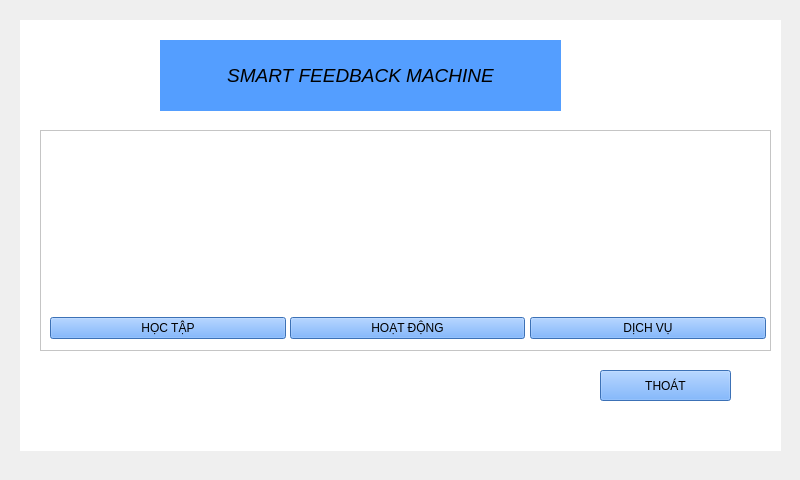
<?xml version="1.0" encoding="UTF-8"?>
<ui version="4.0">
 <class>welcome_page</class>
 <widget class="QWidget" name="welcome_page">
  <property name="geometry">
   <rect>
    <x>0</x>
    <y>0</y>
    <width>800</width>
    <height>480</height>
   </rect>
  </property>
  <property name="windowTitle">
   <string>Form</string>
  </property>
  <widget class="QStackedWidget" name="stackedWidget">
   <property name="geometry">
    <rect>
     <x>20</x>
     <y>20</y>
     <width>761</width>
     <height>431</height>
    </rect>
   </property>
   <property name="styleSheet">
    <string notr="true">background-color: #ffffff</string>
   </property>
   <widget class="QWidget" name="page">
    <widget class="QLabel" name="name_uni_3">
     <property name="geometry">
      <rect>
       <x>140</x>
       <y>20</y>
       <width>401</width>
       <height>71</height>
      </rect>
     </property>
     <property name="styleSheet">
      <string notr="true">background-color: #549eff;
font: 75 italic 12pt &quot;Sans&quot;;</string>
     </property>
     <property name="text">
      <string>&lt;!DOCTYPE HTML PUBLIC &quot;-//W3C//DTD HTML 4.0//EN&quot; &quot;http://www.w3.org/TR/REC-html40/strict.dtd&quot;&gt;
&lt;html&gt;&lt;head&gt;&lt;meta name=&quot;qrichtext&quot; content=&quot;1&quot; /&gt;&lt;style type=&quot;text/css&quot;&gt;
p, li { white-space: pre-wrap; }
&lt;/style&gt;&lt;/head&gt;&lt;body style=&quot; font-family:'Sans'; font-size:12pt; font-weight:72; font-style:italic;&quot;&gt;
&lt;p align=&quot;center&quot; style=&quot; margin-top:0px; margin-bottom:0px; margin-left:0px; margin-right:0px; -qt-block-indent:0; text-indent:0px;&quot;&gt;&lt;span style=&quot; font-family:'Ubuntu'; font-size:14pt; font-weight:400;&quot;&gt;SMART FEEDBACK MACHINE&lt;/span&gt;&lt;/p&gt;&lt;/body&gt;&lt;/html&gt;</string>
     </property>
    </widget>
    <widget class="QLabel" name="label">
     <property name="geometry">
      <rect>
       <x>610</x>
       <y>10</y>
       <width>80</width>
       <height>80</height>
      </rect>
     </property>
     <property name="text">
      <string/>
     </property>
     <property name="pixmap">
      <pixmap resource="image.qrc">:/image/logo.png</pixmap>
     </property>
     <property name="scaledContents">
      <bool>true</bool>
     </property>
    </widget>
    <widget class="QFrame" name="frame">
     <property name="geometry">
      <rect>
       <x>20</x>
       <y>110</y>
       <width>731</width>
       <height>221</height>
      </rect>
     </property>
     <property name="styleSheet">
      <string notr="true">background-color:#ffffff;</string>
     </property>
     <property name="frameShape">
      <enum>QFrame::StyledPanel</enum>
     </property>
     <property name="frameShadow">
      <enum>QFrame::Raised</enum>
     </property>
     <widget class="QWidget" name="layoutWidget">
      <property name="geometry">
       <rect>
        <x>490</x>
        <y>10</y>
        <width>236</width>
        <height>199</height>
       </rect>
      </property>
      <layout class="QVBoxLayout" name="verticalLayout_3">
       <item>
        <layout class="QHBoxLayout" name="horizontalLayout_3">
         <item>
          <spacer name="horizontalSpacer_5">
           <property name="orientation">
            <enum>Qt::Horizontal</enum>
           </property>
           <property name="sizeHint" stdset="0">
            <size>
             <width>40</width>
             <height>20</height>
            </size>
           </property>
          </spacer>
         </item>
         <item>
          <widget class="QLabel" name="label_3">
           <property name="text">
            <string/>
           </property>
           <property name="pixmap">
            <pixmap resource="image.qrc">:/image/support.png</pixmap>
           </property>
           <property name="scaledContents">
            <bool>false</bool>
           </property>
          </widget>
         </item>
         <item>
          <spacer name="horizontalSpacer_6">
           <property name="orientation">
            <enum>Qt::Horizontal</enum>
           </property>
           <property name="sizeHint" stdset="0">
            <size>
             <width>40</width>
             <height>20</height>
            </size>
           </property>
          </spacer>
         </item>
        </layout>
       </item>
       <item>
        <widget class="QPushButton" name="pushButton_3">
         <property name="styleSheet">
          <string notr="true">background-color: #549eff;
font: 75 italic 12pt &quot;Sans&quot;;</string>
         </property>
         <property name="text">
          <string>DỊCH VỤ</string>
         </property>
        </widget>
       </item>
      </layout>
     </widget>
     <widget class="QWidget" name="layoutWidget">
      <property name="geometry">
       <rect>
        <x>250</x>
        <y>10</y>
        <width>235</width>
        <height>199</height>
       </rect>
      </property>
      <layout class="QVBoxLayout" name="verticalLayout_2">
       <item>
        <layout class="QHBoxLayout" name="horizontalLayout_2">
         <item>
          <spacer name="horizontalSpacer_3">
           <property name="orientation">
            <enum>Qt::Horizontal</enum>
           </property>
           <property name="sizeHint" stdset="0">
            <size>
             <width>40</width>
             <height>20</height>
            </size>
           </property>
          </spacer>
         </item>
         <item>
          <widget class="QLabel" name="label_2">
           <property name="text">
            <string/>
           </property>
           <property name="pixmap">
            <pixmap resource="image.qrc">:/image/activity.png</pixmap>
           </property>
          </widget>
         </item>
         <item>
          <spacer name="horizontalSpacer_4">
           <property name="orientation">
            <enum>Qt::Horizontal</enum>
           </property>
           <property name="sizeHint" stdset="0">
            <size>
             <width>40</width>
             <height>20</height>
            </size>
           </property>
          </spacer>
         </item>
        </layout>
       </item>
       <item>
        <widget class="QPushButton" name="pushButton_2">
         <property name="styleSheet">
          <string notr="true">background-color: #549eff;
font: 75 italic 12pt &quot;Sans&quot;;</string>
         </property>
         <property name="text">
          <string>HOẠT ĐỘNG</string>
         </property>
        </widget>
       </item>
      </layout>
     </widget>
     <widget class="QWidget" name="layoutWidget">
      <property name="geometry">
       <rect>
        <x>10</x>
        <y>10</y>
        <width>236</width>
        <height>199</height>
       </rect>
      </property>
      <layout class="QVBoxLayout" name="verticalLayout">
       <item>
        <layout class="QHBoxLayout" name="horizontalLayout">
         <item>
          <spacer name="horizontalSpacer">
           <property name="orientation">
            <enum>Qt::Horizontal</enum>
           </property>
           <property name="sizeHint" stdset="0">
            <size>
             <width>40</width>
             <height>20</height>
            </size>
           </property>
          </spacer>
         </item>
         <item>
          <widget class="QLabel" name="label_4">
           <property name="text">
            <string/>
           </property>
           <property name="pixmap">
            <pixmap resource="image.qrc">:/image/working.png</pixmap>
           </property>
           <property name="scaledContents">
            <bool>false</bool>
           </property>
          </widget>
         </item>
         <item>
          <spacer name="horizontalSpacer_2">
           <property name="orientation">
            <enum>Qt::Horizontal</enum>
           </property>
           <property name="sizeHint" stdset="0">
            <size>
             <width>40</width>
             <height>20</height>
            </size>
           </property>
          </spacer>
         </item>
        </layout>
       </item>
       <item>
        <widget class="QPushButton" name="pushButton">
         <property name="styleSheet">
          <string notr="true">background-color: #549eff;
font: 75 italic 12pt &quot;Sans&quot;;</string>
         </property>
         <property name="text">
          <string>HỌC TẬP</string>
         </property>
        </widget>
       </item>
      </layout>
     </widget>
    </widget>
    <widget class="QPushButton" name="pushButton_4">
     <property name="geometry">
      <rect>
       <x>580</x>
       <y>350</y>
       <width>131</width>
       <height>31</height>
      </rect>
     </property>
     <property name="styleSheet">
      <string notr="true">background-color: #549eff;
font: 75 italic 12pt &quot;Sans&quot;;
</string>
     </property>
     <property name="text">
      <string>THOÁT</string>
     </property>
    </widget>
   </widget>
  </widget>
 </widget>
 <resources>
  <include location="image.qrc"/>
 </resources>
 <connections/>
</ui>
